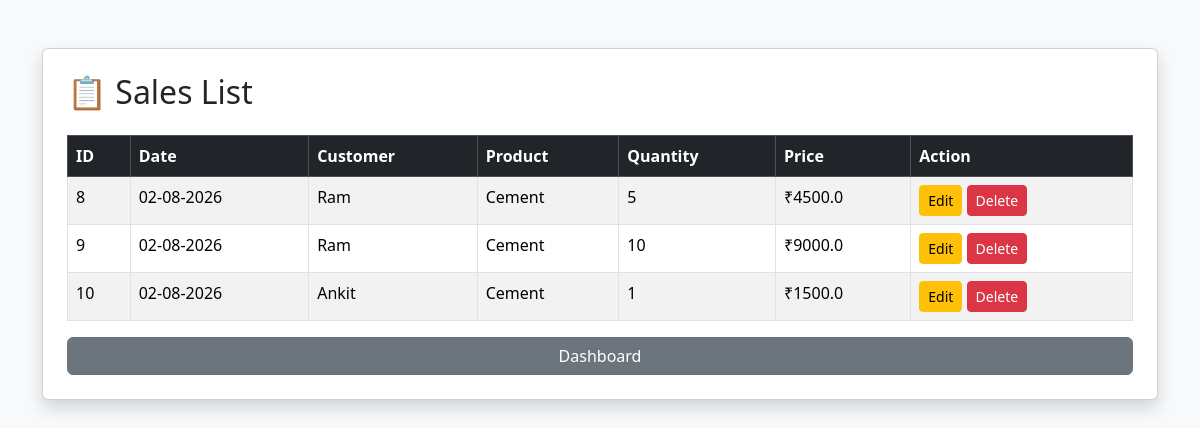
/view-sales, run on an earlier commit of the app's database.
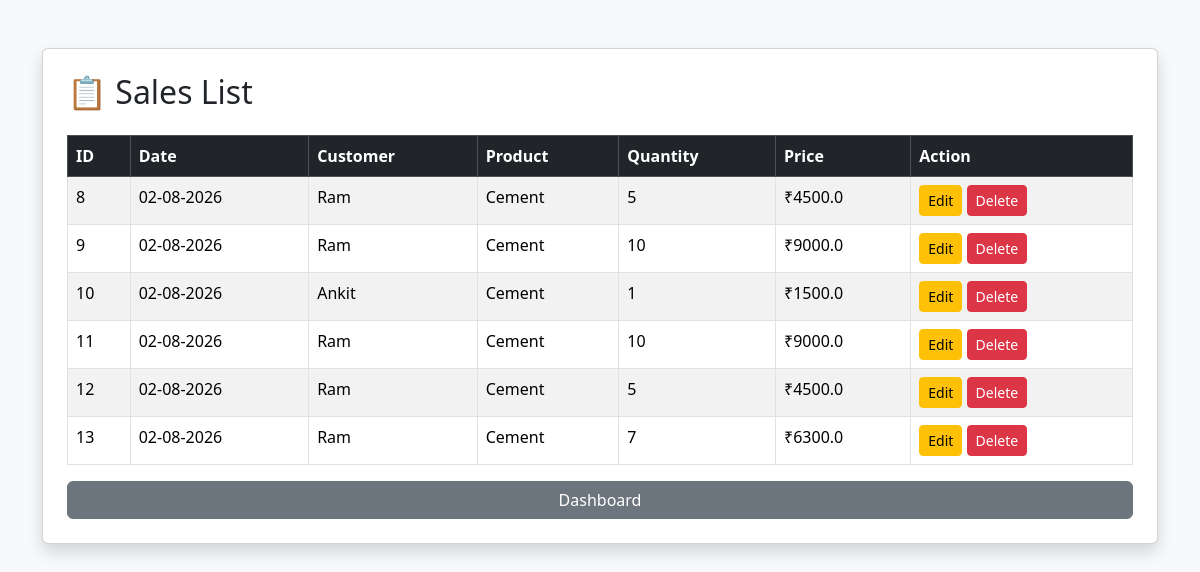
And on a later commit of the database.
### tables this page shows
CREATE TABLE sales (

            id INTEGER PRIMARY KEY AUTOINCREMENT,

            customer TEXT,

            product TEXT,

            quantity INTEGER,

            price REAL

        , date TEXT);

### app.py (the view)
@app.route("/view-sales")
def view_sales():
    sales = get_all_sales()
    return render_template(
        "view_sales.html",
        sales=sales
    )

### database/db.py (called while the page is built)
def get_all_sales():
    conn = sqlite3.connect(DATABASE_NAME)
    cursor = conn.cursor()
    cursor.execute("SELECT * FROM sales")
    rows = cursor.fetchall()
    conn.close()
    return rows

### templates/view_sales.html (shortened to what this page needs)
<!DOCTYPE html>
<html lang="en">
<head>
    <link href="https://cdn.jsdelivr.net/npm/bootstrap@5.3.7/dist/css/bootstrap.min.css" rel="stylesheet">
</head>
<body class="bg-light">
<div class="container mt-5">
    <div class="card shadow p-4">
        <h2 class="mb-4">
            📋 Sales List
        </h2>
        <table class="table table-bordered table-striped">
            <thead class="table-dark">
                <tr>
                    <th>ID</th>
                    <th>Date</th>
                    <th>Customer</th>
                    <th>Product</th>
                    <th>Quantity</th>
                    <th>Price</th>
                    <th>Action</th>
                </tr>
            </thead>
            <tbody>
            {% for sale in sales %}
                <tr>
                    <td>{{ sale[0] }}</td>
                    <td>{{ sale[5] }}</td>
                    <td>{{ sale[1] }}</td>
                    <td>{{ sale[2] }}</td>
                    <td>{{ sale[3] }}</td>
                    <td>₹{{ sale[4] }}</td>
                    <td>
                        <a href="/edit-sale/{{ sale[0] }}"
                           class="btn btn-sm btn-warning">
                            Edit
                        </a>
                        <a href="/delete-sale/{{ sale[0] }}"
                           class="btn btn-sm btn-danger">
                            Delete
                        </a>
                    </td>
                </tr>
            {% endfor %}
            </tbody>
        </table>
        <a href="/" class="btn btn-secondary">
            Dashboard
        </a>
    </div>
</div>
</body>
</html>

What changed in the data, as far as the page shows it:
added sales: id "11", date "02-08-2026", customer "Ram", product "Cement", quantity "10", price "9000.0"
added sales: id "12", date "02-08-2026", customer "Ram", product "Cement", quantity "5", price "4500.0"
added sales: id "13", date "02-08-2026", customer "Ram", product "Cement", quantity "7", price "6300.0"
